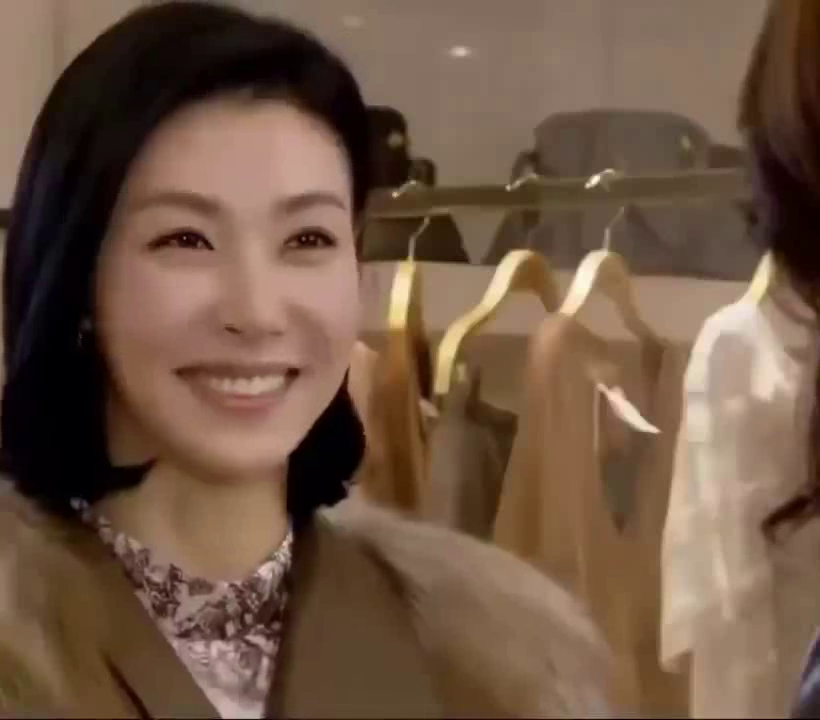
#> input picture frame 5 of day01/junjang.mp4, 820 x 720 px, given in place of 김민경.mp4, which was not available
$ python my_img2folder.py
#> lines starting #> are read from the running program, lines starting #| are printed output that depends on the picture; pictures that were not available may be replaced by others from this repository, and a replacement may not be noted
import cv2

arr = [
    {'lbl':'0','f':'00','n':'김민경'},
    {'lbl':'1','f':'01','n':'김승연'},
    {'lbl':'2','f':'02','n':'김차은'},
    {'lbl':'3','f':'03','n':'김창용'},
    {'lbl':'4','f':'04','n':'김초희'},
    {'lbl':'5','f':'05','n':'김현우'},
    {'lbl':'6','f':'06','n':'남희수'},
    {'lbl':'7','f':'07','n':'박주호'},
    {'lbl':'8','f':'08','n':'박지원'},
    {'lbl':'9','f':'09','n':'배유림'},
    {'lbl':'10','f':'10','n':'백영웅'},
    {'lbl':'11','f':'11','n':'변상원'},
    {'lbl':'12','f':'12','n':'송은비'},
    {'lbl':'13','f':'13','n':'우민규'},
    {'lbl':'14','f':'14','n':'유길상'},
    {'lbl':'15','f':'15','n':'이미소'},
    {'lbl':'16','f':'16','n':'이상철'},
    {'lbl':'17','f':'17','n':'이성휘'},
    {'lbl':'18','f':'18','n':'정민지'},
    {'lbl':'19','f':'19','n':'하예종'}
]

def mp4Toimg(myname,folder_name):
#> called with myname = '김민경', folder_name = '00'
    cap = cv2.VideoCapture('img/{}.mp4'.format(myname))
    cnt = 0
    while(cap.isOpened()):
        ret, frame = cap.read()
#> frame is the input picture: shape (720, 820, 3); mean B, G, R 68.3, 86.4, 111.9
        if ret:
            gray = cv2.cvtColor(frame, cv2.COLOR_BGR2GRAY)
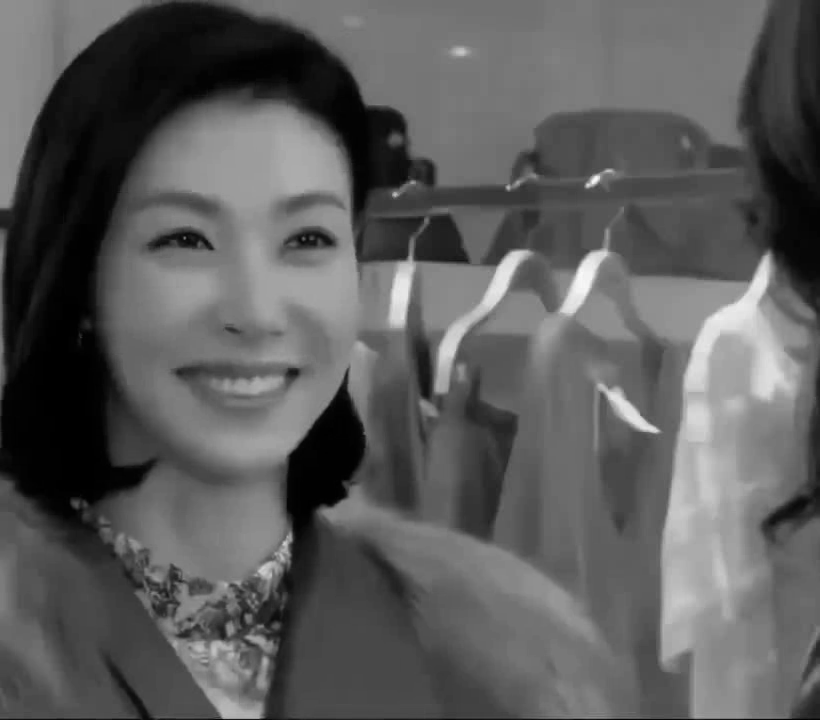
#> gray: shape (720, 820); min 0, max 250, mean 92
            face_cascade = cv2.CascadeClassifier(cv2.data.haarcascades + 'haarcascade_frontalface_alt.xml')
            faces = face_cascade.detectMultiScale(gray, scaleFactor=1.1, minNeighbors=5, minSize=(30, 30))
#> faces = [[77, 108, 334, 334]]
            for idx,(x, y, w, h) in enumerate(faces):
                # cv2.rectangle(image, (x, y), (x+w, y+h), (0, 255, 0), 2)
                cropped_img = frame[y: y + h, x: x + w]
                # cv2.imshow('{}'.format(idx), cropped_img)
                cropped_img = cv2.resize(cropped_img, (32, 32))
                cv2.imwrite('pre01/{}/{}.png'.format(folder_name,cnt),cropped_img)
                cnt+=1
#> this loop made 1 pass
#> (x, y, w, h, cnt) on pass 1: (77, 108, 334, 334, 1)
#> pass 1, in mp4Toimg, `cropped_img = frame[y: y + h, x: x + w]`:
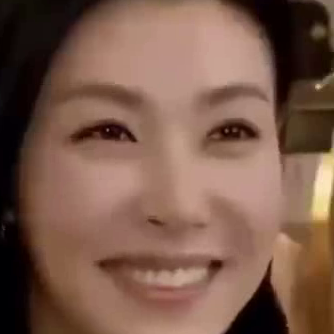
#> cropped_img: shape (334, 334, 3); mean B, G, R 75.1, 90.4, 123.2
#> pass 1, in mp4Toimg, `cropped_img = cv2.resize(cropped_img, (32, 32))`:
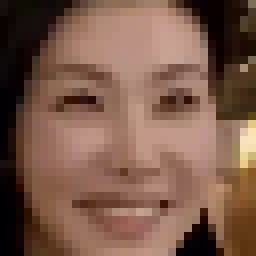
#> cropped_img: shape (32, 32, 3) (shown 8 times larger); mean B, G, R 74.8, 90.1, 123
#> after the loop, cnt = 1
        else:
            break


for a  in arr:
    print(a['n'],a['f'])
    mp4Toimg(a['n'],a['f'])
    # mp4Toimg("김민경","00")
    # mp4Toimg("김승연","01")

$ run again, starting later in the video
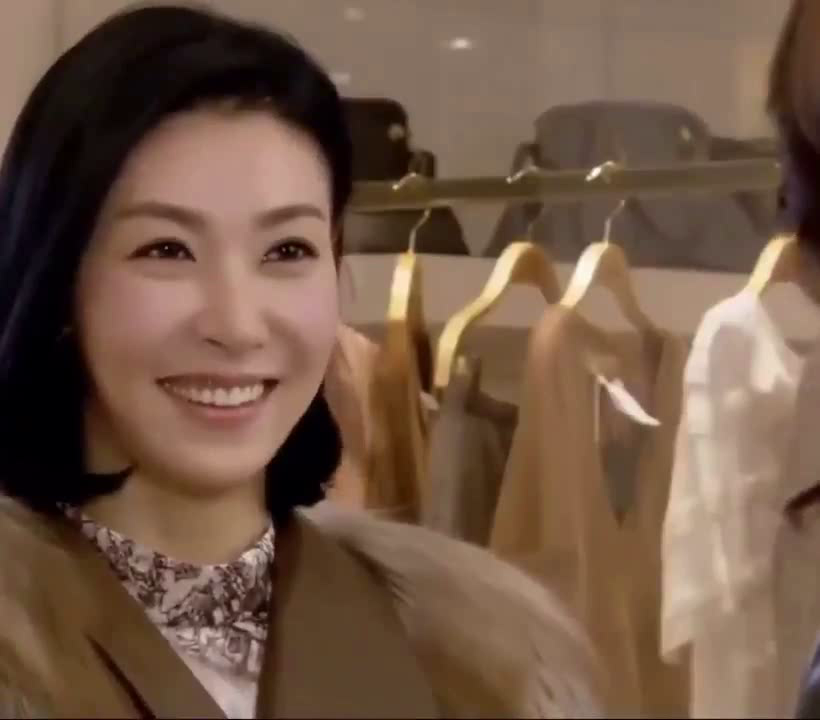
#> input picture frame 24 of day01/junjang.mp4, 820 x 720 px, given in place of 김민경.mp4, which was not available
#> in mp4Toimg, frame is the input picture: shape (720, 820, 3); mean B, G, R 70, 87.7, 114
#> in mp4Toimg, `gray = cv2.cvtColor(frame, cv2.COLOR_BGR2GRAY)`:
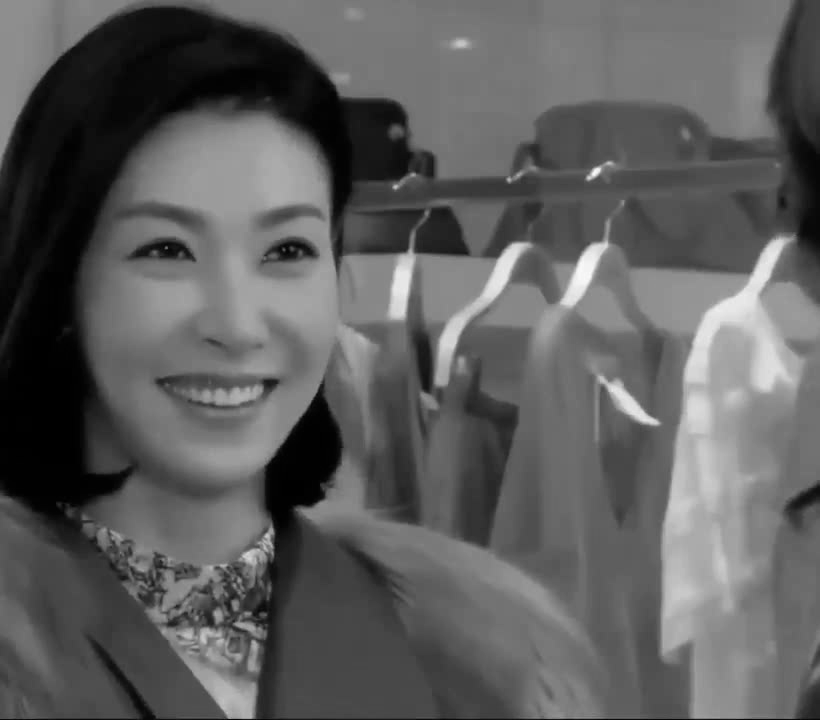
#> gray: shape (720, 820); min 0, max 249, mean 93.5
#> faces = [[65, 123, 326, 326]]
#> the loop in mp4Toimg, `for idx,(x, y, w, h) in enumerate(faces):` made 1 pass
#> (x, y, w, h, cnt) on pass 1: (65, 123, 326, 326, 1)
#> pass 1, in mp4Toimg, `cropped_img = cv2.resize(cropped_img, (32, 32))`:
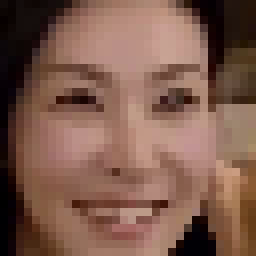
#> cropped_img: shape (32, 32, 3) (shown 8 times larger); mean B, G, R 76.8, 90.9, 125.4
#> after the loop in mp4Toimg, `for idx,(x, y, w, h) in enumerate(faces):`: cnt = 1
